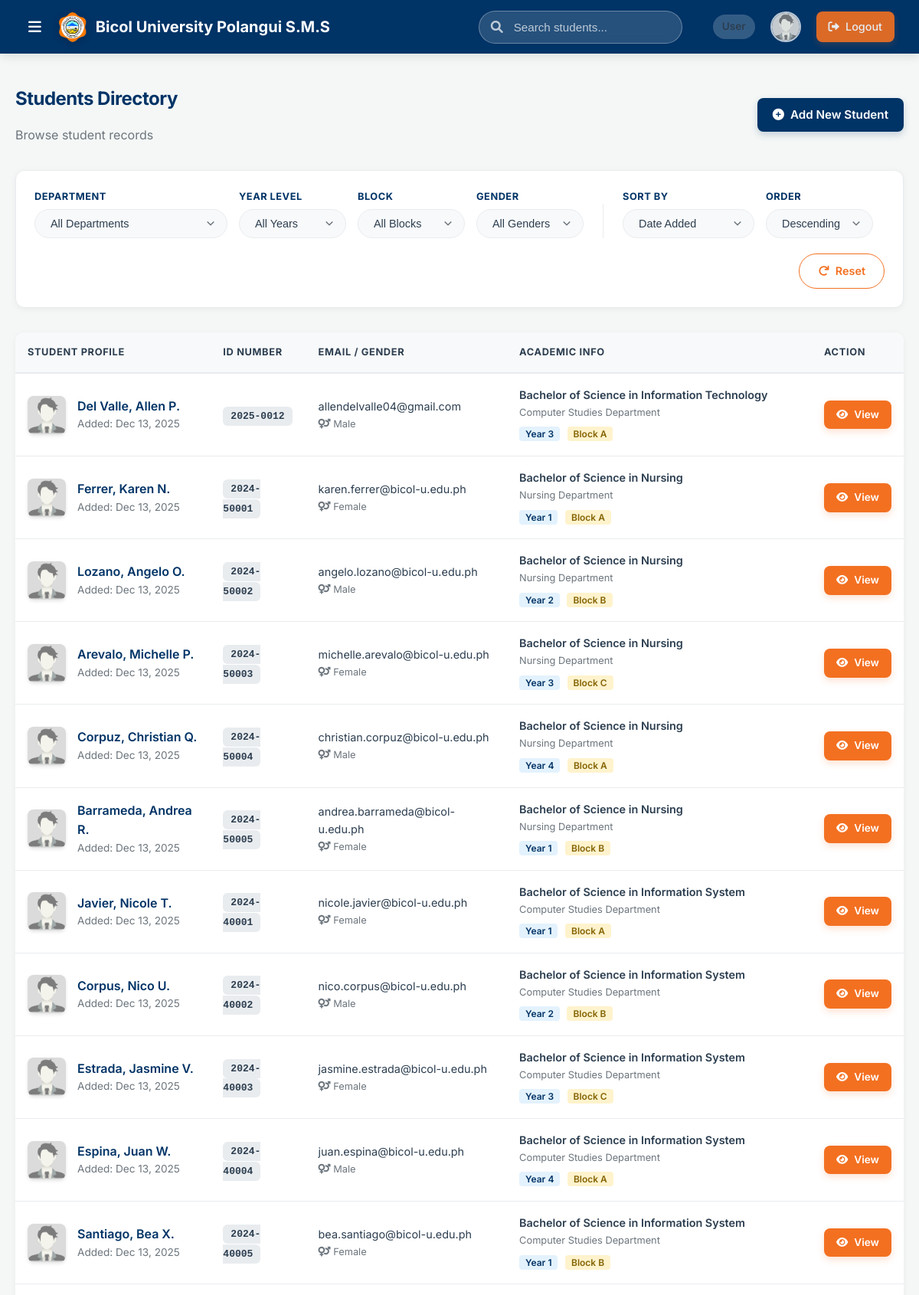
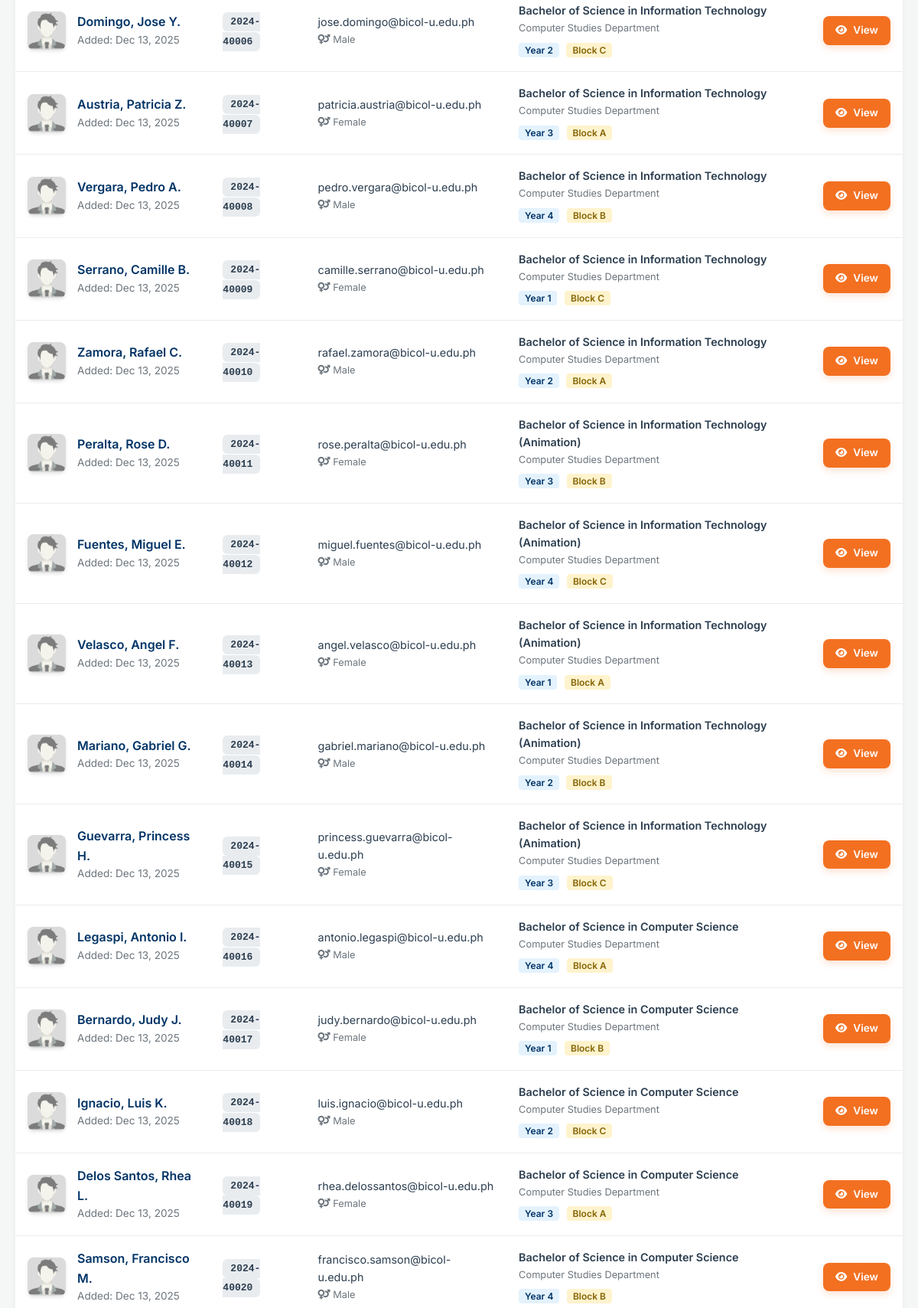
The app's page /frontend/students_list_user.php (signed in, upper part) with its own data (2 pictures, top to bottom).
### tables this page shows
CREATE TABLE `students` (
  `id` int(11) NOT NULL,
  `student_id` varchar(20) NOT NULL,
  `name` varchar(100) NOT NULL,
  `email` varchar(100) NOT NULL,
  `gender` enum('Male','Female') NOT NULL,
  `department` varchar(100) NOT NULL,
  `course` varchar(100) NOT NULL,
  `year_level` int(11) NOT NULL,
  `block` varchar(10) NOT NULL,
  `image_blob` longblob DEFAULT NULL,
  `created_at` timestamp NOT NULL DEFAULT current_timestamp(),
  `updated_at` timestamp NOT NULL DEFAULT current_timestamp() ON UPDATE current_timestamp()
);

### frontend/students_list_user.php (the view, shortened to what this page needs)
<?php
require_once '../database/config.php';
$sort_by = $_GET['sort'] ?? 'created_at';
$order = $_GET['order'] ?? 'DESC';
$sql = "SELECT * FROM students WHERE 1=1";
$params = [];
$allowed_sorts = ['name', 'year_level', 'block', 'gender', 'created_at', 'updated_at'];
if (in_array($sort_by, $allowed_sorts)) {
    $sql .= " ORDER BY $sort_by $order";
} else {
    $sql .= " ORDER BY created_at DESC";
}
try {
    $stmt = $pdo->prepare($sql);
    $stmt->execute($params);
    $students = $stmt->fetchAll();
} catch (PDOException $e) {
    $students = [];
    $departments = [];
}
?>
<!DOCTYPE html>
<html lang="en">
<head>
    <link rel="stylesheet" href="css/style.css">
    <link rel="stylesheet" href="https://cdnjs.cloudflare.com/ajax/libs/font-awesome/6.0.0/css/all.min.css">
</head>
<body>
    <?php include 'includes/header_offcanvas.php'; ?>
    <div class="container" style="padding-top: 2.5rem; padding-bottom: 3rem;">
        <div style="display: flex; justify-content: space-between; align-items: center; margin-bottom: 2rem;">
            <div>
                <h2>Students Directory</h2>
                <p style="color: var(--text-secondary);">Browse student records</p>
            </div>
            <a href="student_dashboard_user.php" class="btn btn-primary"><i class="fas fa-plus-circle"></i> Add New Student</a>
        </div>
        <div class="filter-bar-container">
            <form method="GET" action="students_list_user.php" class="filter-form">
                <div class="filter-group">
                    <div class="filter-item">
                        <label>Department</label>
                        <select name="department" class="filter-select" onchange="this.form.submit()">
                            <option value="">All Departments</option>
                        </select>
                    </div>
                    <div class="filter-item">
                        <label>Year Level</label>
                        <select name="year" class="filter-select" onchange="this.form.submit()">
                            <option value="">All Years</option>
                        </select>
                    </div>
                    <div class="filter-item">
                        <label>Block</label>
                        <select name="block" class="filter-select" onchange="this.form.submit()">
                            <option value="">All Blocks</option>
                        </select>
                    </div>
                    <div class="filter-item">
                        <label>Gender</label>
                        <select name="gender" class="filter-select" onchange="this.form.submit()">
                            <option value="">All Genders</option>
                        </select>
                    </div>
                </div>
                <div class="filter-group">
                    <div class="filter-item">
                        <label>Sort By</label>
                        <select name="sort" class="filter-select" onchange="this.form.submit()">
                            <option value="created_at" <?php echo $sort_by === 'created_at' ? 'selected' : ''; ?>>Date Added</option>
                        </select>
                    </div>
                    <div class="filter-item">
                        <label>Order</label>
                        <select name="order" class="filter-select" onchange="this.form.submit()">
                            <option value="DESC" <?php echo $order === 'DESC' ? 'selected' : ''; ?>>Descending</option>
                        </select>
                    </div>
                </div>
                <div class="filter-reset">
                    <a href="students_list_user.php" class="btn-reset" title="Reset Filters"><i class="fas fa-redo"></i> Reset</a>
                </div>
            </form>
        </div>
        <div class="table-responsive">
            <table class="data-table">
                <thead>
                    <tr>
                        <th>Student Profile</th>
                        <th>ID Number</th>
                        <th>Email / Gender</th>
                        <th>Academic Info</th>
                        <th>Action</th>
                    </tr>
                </thead>
                <tbody>
                    <?php if (count($students) > 0): ?>
                        <?php foreach ($students as $student): ?>
                        <tr>
                            <td>
                                <div style="display: flex; align-items: center; gap: 15px;">
                                    <img src="../backend/image.php?type=student&id=<?php echo $student['id']; ?>" class="student-img-thumb" style="width: 50px; height: 50px;" onerror="this.src='images/male-placeholder.jpg'">
                                    <div>
                                        <div style="font-weight: 600; color: var(--bu-blue);"><?php echo htmlspecialchars($student['name']); ?></div>
                                        <div style="font-size: 0.85rem; color: var(--text-secondary);">Added: <?php echo date('M d, Y', strtotime($student['created_at'])); ?></div>
                                    </div>
                                </div>
                            </td>
                            <td><span style="background: #e9ecef; padding: 5px 10px; border-radius: 6px; font-family: monospace; font-weight: 600;"><?php echo htmlspecialchars($student['student_id']); ?></span></td>
                            <td>
                                <div style="font-size: 0.9rem;"><?php echo htmlspecialchars($student['email'] ?? ''); ?></div>
                                <div style="font-size: 0.8rem; color: var(--text-secondary); margin-top: 2px;"><i class="fas fa-venus-mars"></i> <?php echo htmlspecialchars($student['gender'] ?? ''); ?></div>
                            </td>
                            <td>
                                <div style="font-weight: 600; font-size: 0.9rem;"><?php echo htmlspecialchars($student['course']); ?></div>
                                <div style="font-size: 0.8rem; color: var(--text-secondary); margin-top: 2px;"><?php echo htmlspecialchars($student['department'] ?? ''); ?></div>
                                <div style="margin-top: 4px;">
                                    <span style="background: #e3f2fd; color: var(--bu-blue); padding: 2px 8px; border-radius: 4px; font-size: 0.75rem; font-weight: 600;">Year <?php echo htmlspecialchars($student['year_level']); ?></span>
                                    <span style="background: #fff3cd; color: #856404; padding: 2px 8px; border-radius: 4px; font-size: 0.75rem; font-weight: 600; margin-left: 5px;">Block <?php echo htmlspecialchars($student['block'] ?? ''); ?></span>
                                </div>
                            </td>
                            <td>
                                <a href="student_dashboard_user.php?id=<?php echo $student['id']; ?>" class="btn btn-secondary" style="padding: 8px 16px; font-size: 0.85rem;"><i class="fas fa-eye"></i> View</a>
                            </td>
                        </tr>
                        <?php endforeach; ?>
                    <?php endif; ?>
                </tbody>
            </table>
        </div>
    </div>
</body>
</html>

### frontend/css/style.css (style rules this page uses)
:root { --bu-blue: #003366; --bu-blue-light: #004d99; --bu-orange: #f37021; --bu-orange-hover: #d9621b; --bg-body: #f4f7f6; --bg-card: #ffffff; --text-primary: #2c3e50; --text-secondary: #6c757d; --border-color: #e9ecef; --header-height: 70px; --sidebar-width: 260px; --card-radius: 12px; --shadow-sm: 0 2px 8px rgba(0,0,0,0.05); --shadow-md: 0 8px 24px rgba(0,0,0,0.08); }
* { box-sizing: border-box; margin: 0; padding: 0; }
body { font-family: 'Inter', 'Segoe UI', system-ui, sans-serif; background-color: var(--bg-body); color: var(--text-primary); line-height: 1.6; -webkit-font-smoothing: antialiased; }
a { text-decoration: none; color: inherit; transition: color 0.2s ease; }
h1, h2, h3, h4, h5, h6 { color: var(--bu-blue); font-weight: 700; margin-bottom: 1rem; letter-spacing: -0.5px; }
.btn { display: inline-flex; align-items: center; justify-content: center; padding: 10px 20px; border-radius: 8px; font-weight: 600; font-size: 0.95rem; cursor: pointer; border: none; transition: all 0.2s ease; gap: 8px; }
.btn-primary { background-color: var(--bu-blue); color: white; box-shadow: 0 4px 10px rgba(0, 51, 102, 0.2); }
.btn-secondary { background-color: var(--bu-orange); color: white; box-shadow: 0 4px 10px rgba(243, 112, 33, 0.2); }
.container { max-width: 1200px; margin: 0 auto; padding: 0 20px; }
.table-responsive { overflow-x: auto; border-radius: var(--card-radius); box-shadow: var(--shadow-sm); }
.data-table { width: 100%; border-collapse: collapse; background: white; min-width: 800px; }
.data-table th { background-color: #f8f9fa; color: var(--bu-text-secondary); font-weight: 700; text-transform: uppercase; font-size: 0.8rem; letter-spacing: 0.05em; padding: 16px; border-bottom: 2px solid var(--border-color); text-align: left; }
.data-table td { padding: 16px; border-bottom: 1px solid var(--border-color); color: var(--text-primary); vertical-align: middle; }
.student-img-thumb { width: 48px; height: 48px; border-radius: 8px; object-fit: cover; box-shadow: 0 2px 4px rgba(0,0,0,0.1); }
.filter-bar-container { background: white; padding: 1.5rem; border-radius: var(--card-radius); box-shadow: var(--shadow-sm); border: 1px solid var(--border-color); margin-bottom: 2rem; }
.filter-form { display: flex; flex-wrap: wrap; align-items: flex-end; gap: 20px; }
.filter-group { display: flex; flex-wrap: wrap; gap: 15px; align-items: flex-end; }
.filter-item { display: flex; flex-direction: column; gap: 6px; }
.filter-item label { font-size: 0.8rem; font-weight: 700; color: var(--bu-blue); text-transform: uppercase; letter-spacing: 0.5px; }
.filter-select { appearance: none; -webkit-appearance: none; padding: 10px 20px; padding-right: 35px; border-radius: 50px; border: 1px solid var(--border-color); background-color: #f8f9fa; font-size: 0.9rem; font-weight: 500; color: var(--text-primary); cursor: pointer; transition: all 0.2s ease; min-width: 140px; background-repeat: no-repeat; background-position: right 15px center; }
.filter-reset { margin-left: auto; }
.btn-reset { display: inline-flex; align-items: center; justify-content: center; padding: 10px 24px; height: auto; width: auto; border-radius: 50px; background-color: transparent; color: var(--bu-orange); border: 1px solid var(--bu-orange); font-weight: 600; font-size: 0.9rem; transition: all 0.2s ease; text-decoration: none; gap: 8px; }

### records on screen
students: name "Del Valle, Allen P.", created_at "Dec 13, 2025", student "2025-0012", email "allendelvalle04@gmail.com", gender "Male", course "Bachelor of Science in Information Technology", department "Computer Studies Department", year_level "3", block "A"
students: name "Ferrer, Karen N.", created_at "Dec 13, 2025", student "2024-50001", email "karen.ferrer@bicol-u.edu.ph", gender "Female", course "Bachelor of Science in Nursing", department "Nursing Department", year_level "1", block "A"
students: name "Lozano, Angelo O.", created_at "Dec 13, 2025", student "2024-50002", email "angelo.lozano@bicol-u.edu.ph", gender "Male", course "Bachelor of Science in Nursing", department "Nursing Department", year_level "2", block "B"
students: name "Arevalo, Michelle P.", created_at "Dec 13, 2025", student "2024-50003", email "michelle.arevalo@bicol-u.edu.ph", gender "Female", course "Bachelor of Science in Nursing", department "Nursing Department", year_level "3", block "C"
students: name "Corpuz, Christian Q.", created_at "Dec 13, 2025", student "2024-50004", email "christian.corpuz@bicol-u.edu.ph", gender "Male", course "Bachelor of Science in Nursing", department "Nursing Department", year_level "4", block "A"
students: name "Barrameda, Andrea R.", created_at "Dec 13, 2025", student "2024-50005", email "andrea.barrameda@bicol-u.edu.ph", gender "Female", course "Bachelor of Science in Nursing", department "Nursing Department", year_level "1", block "B"
students: name "Javier, Nicole T.", created_at "Dec 13, 2025", student "2024-40001", email "nicole.javier@bicol-u.edu.ph", gender "Female", course "Bachelor of Science in Information System", department "Computer Studies Department", year_level "1", block "A"
students: name "Corpus, Nico U.", created_at "Dec 13, 2025", student "2024-40002", email "nico.corpus@bicol-u.edu.ph", gender "Male", course "Bachelor of Science in Information System", department "Computer Studies Department", year_level "2", block "B"
students: name "Estrada, Jasmine V.", created_at "Dec 13, 2025", student "2024-40003", email "jasmine.estrada@bicol-u.edu.ph", gender "Female", course "Bachelor of Science in Information System", department "Computer Studies Department", year_level "3", block "C"
students: name "Espina, Juan W.", created_at "Dec 13, 2025", student "2024-40004", email "juan.espina@bicol-u.edu.ph", gender "Male", course "Bachelor of Science in Information System", department "Computer Studies Department", year_level "4", block "A"
students: name "Santiago, Bea X.", created_at "Dec 13, 2025", student "2024-40005", email "bea.santiago@bicol-u.edu.ph", gender "Female", course "Bachelor of Science in Information System", department "Computer Studies Department", year_level "1", block "B"
students: name "Domingo, Jose Y.", created_at "Dec 13, 2025", student "2024-40006", email "jose.domingo@bicol-u.edu.ph", gender "Male", course "Bachelor of Science in Information Technology", department "Computer Studies Department", year_level "2", block "C"
students: name "Austria, Patricia Z.", created_at "Dec 13, 2025", student "2024-40007", email "patricia.austria@bicol-u.edu.ph", gender "Female", course "Bachelor of Science in Information Technology", department "Computer Studies Department", year_level "3", block "A"
students: name "Vergara, Pedro A.", created_at "Dec 13, 2025", student "2024-40008", email "pedro.vergara@bicol-u.edu.ph", gender "Male", course "Bachelor of Science in Information Technology", department "Computer Studies Department", year_level "4", block "B"
students: name "Serrano, Camille B.", created_at "Dec 13, 2025", student "2024-40009", email "camille.serrano@bicol-u.edu.ph", gender "Female", course "Bachelor of Science in Information Technology", department "Computer Studies Department", year_level "1", block "C"
students: name "Zamora, Rafael C.", created_at "Dec 13, 2025", student "2024-40010", email "rafael.zamora@bicol-u.edu.ph", gender "Male", course "Bachelor of Science in Information Technology", department "Computer Studies Department", year_level "2", block "A"
students: name "Peralta, Rose D.", created_at "Dec 13, 2025", student "2024-40011", email "rose.peralta@bicol-u.edu.ph", gender "Female", course "Bachelor of Science in Information Technology (Animation)", department "Computer Studies Department", year_level "3", block "B"
students: name "Fuentes, Miguel E.", created_at "Dec 13, 2025", student "2024-40012", email "miguel.fuentes@bicol-u.edu.ph", gender "Male", course "Bachelor of Science in Information Technology (Animation)", department "Computer Studies Department", year_level "4", block "C"
students: name "Velasco, Angel F.", created_at "Dec 13, 2025", student "2024-40013", email "angel.velasco@bicol-u.edu.ph", gender "Female", course "Bachelor of Science in Information Technology (Animation)", department "Computer Studies Department", year_level "1", block "A"
students: name "Mariano, Gabriel G.", created_at "Dec 13, 2025", student "2024-40014", email "gabriel.mariano@bicol-u.edu.ph", gender "Male", course "Bachelor of Science in Information Technology (Animation)", department "Computer Studies Department", year_level "2", block "B"
students: name "Guevarra, Princess H.", created_at "Dec 13, 2025", student "2024-40015", email "princess.guevarra@bicol-u.edu.ph", gender "Female", course "Bachelor of Science in Information Technology (Animation)", department "Computer Studies Department", year_level "3", block "C"
students: name "Legaspi, Antonio I.", created_at "Dec 13, 2025", student "2024-40016", email "antonio.legaspi@bicol-u.edu.ph", gender "Male", course "Bachelor of Science in Computer Science", department "Computer Studies Department", year_level "4", block "A"
students: name "Bernardo, Judy J.", created_at "Dec 13, 2025", student "2024-40017", email "judy.bernardo@bicol-u.edu.ph", gender "Female", course "Bachelor of Science in Computer Science", department "Computer Studies Department", year_level "1", block "B"
students: name "Ignacio, Luis K.", created_at "Dec 13, 2025", student "2024-40018", email "luis.ignacio@bicol-u.edu.ph", gender "Male", course "Bachelor of Science in Computer Science", department "Computer Studies Department", year_level "2", block "C"
students: name "Delos Santos, Rhea L.", created_at "Dec 13, 2025", student "2024-40019", email "rhea.delossantos@bicol-u.edu.ph", gender "Female", course "Bachelor of Science in Computer Science", department "Computer Studies Department", year_level "3", block "A"
students: name "Samson, Francisco M.", created_at "Dec 13, 2025", student "2024-40020", email "francisco.samson@bicol-u.edu.ph", gender "Male", course "Bachelor of Science in Computer Science", department "Computer Studies Department", year_level "4", block "B"

### other values on screen
$_SESSION['role'] "User"
